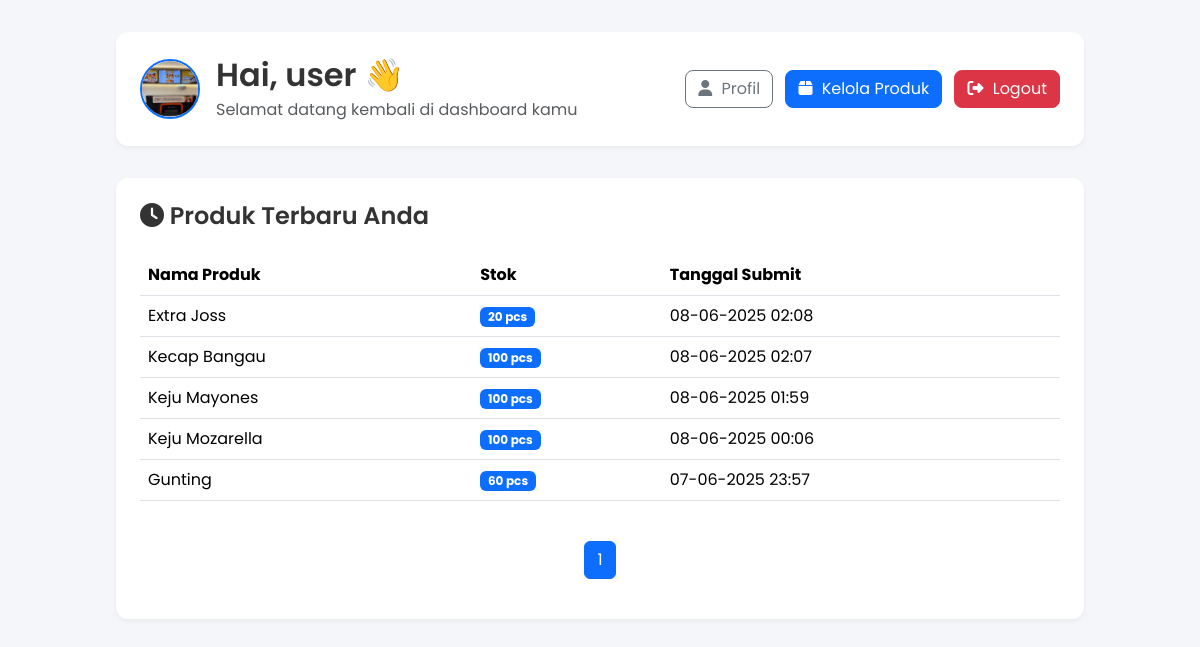
The app's page /view/user/dashboard.php (signed in) with its own data.
### tables this page shows
CREATE TABLE `users` (
  `id` int(11) NOT NULL,
  `username` varchar(50) NOT NULL,
  `email` varchar(100) NOT NULL,
  `fullname` varchar(100) DEFAULT NULL,
  `photo` varchar(255) DEFAULT NULL,
  `password` varchar(255) NOT NULL,
  `role` enum('admin','user') DEFAULT 'user',
  `created_at` timestamp NOT NULL DEFAULT current_timestamp()
);

CREATE TABLE `products` (
  `id` int(11) NOT NULL,
  `user_id` int(11) DEFAULT NULL,
  `kode_barang` varchar(50) NOT NULL,
  `name` varchar(100) NOT NULL,
  `description` text DEFAULT NULL,
  `price` decimal(10,2) NOT NULL,
  `stock` int(11) NOT NULL DEFAULT 0,
  `location` varchar(100) DEFAULT NULL,
  `category_id` int(11) DEFAULT NULL,
  `location_rack` varchar(100) DEFAULT NULL,
  `rack_location` varchar(100) DEFAULT NULL,
  `image` varchar(255) DEFAULT NULL,
  `date_in` date DEFAULT curdate(),
  `date_out` date DEFAULT NULL,
  `created_at` timestamp NOT NULL DEFAULT current_timestamp(),
  `updated_at` timestamp NOT NULL DEFAULT current_timestamp() ON UPDATE current_timestamp(),
  `status` varchar(20) NOT NULL DEFAULT 'draft',
  `is_deleted` tinyint(1) DEFAULT 0
);

### view/user/dashboard.php (the view, shortened to what this page needs)
<?php
include '../../includes/database.php';
$user_id = $_SESSION['user_id'];
$user_query = "SELECT username, photo FROM users WHERE id = $user_id LIMIT 1";
$user_result = mysqli_query($conn, $user_query);
$user_data = mysqli_fetch_assoc($user_result);
$limit = 5;
$page = isset($_GET['page']) ? (int) $_GET['page'] : 1;
$start = ($page - 1) * $limit;
$query = "SELECT * FROM products WHERE user_id = $user_id ORDER BY created_at DESC LIMIT $start, $limit";
$result = mysqli_query($conn, $query);
$countQuery = "SELECT COUNT(*) AS total FROM products WHERE user_id = $user_id";
$countResult = mysqli_query($conn, $countQuery);
$totalData = mysqli_fetch_assoc($countResult)['total'];
$totalPages = ceil($totalData / $limit);
?>
<!DOCTYPE html>
<html lang="id">
<head>
    <link href="https://cdn.jsdelivr.net/npm/bootstrap@5.3.3/dist/css/bootstrap.min.css" rel="stylesheet">
    <link href="https://cdnjs.cloudflare.com/ajax/libs/font-awesome/6.4.0/css/all.min.css" rel="stylesheet">
</head>
<body>
    <div class="dashboard-container">
        <div class="header-box d-flex align-items-center justify-content-between flex-wrap">
            <div class="d-flex align-items-center">
                <?php
                $photo_path = '../../uploads/profile/' . ($user_data['photo'] ?: 'default-profile.png');
                ?>
                <img src="<?= htmlspecialchars($photo_path); ?>" alt="Foto Profil" class="profile-photo">
                <div>
                    <h2 class="mb-0">Hai, <?= htmlspecialchars($user_data['username']); ?> 👋</h2>
                    <p class="text-muted mb-0 mt-1">Selamat datang kembali di dashboard kamu</p>
                </div>
            </div>
            <div class="mt-3 mt-md-0">
                <a href="profil.php" class="btn btn-outline-secondary me-2"><i class="fas fa-user"></i> Profil</a>
                <a href="produk.php" class="btn btn-primary me-2"><i class="fas fa-box"></i> Kelola Produk</a>
                <a href="logout.php" class="btn btn-danger"><i class="fas fa-sign-out-alt"></i> Logout</a>
            </div>
        </div>
        <div class="table-container">
            <h4 class="mb-4"><i class="fas fa-clock"></i> Produk Terbaru Anda</h4>
            <?php if (mysqli_num_rows($result) > 0): ?>
                <div class="table-responsive">
                    <table class="table table-hover align-middle">
                        <thead>
                            <tr>
                                <th>Nama Produk</th>
                                <th>Stok</th>
                                <th>Tanggal Submit</th>
                            </tr>
                        </thead>
                        <tbody>
                            <?php while ($produk = mysqli_fetch_assoc($result)): ?>
                                <tr>
                                    <td><?= htmlspecialchars($produk['name']) ?></td>
                                    <td><span class="badge bg-primary"><?= $produk['stock'] ?> pcs</span></td>
                                    <td><?= date('d-m-Y H:i', strtotime($produk['created_at'])) ?></td>
                                </tr>
                            <?php endwhile; ?>
                        </tbody>
                    </table>
                </div>
                <nav class="mt-4">
                    <ul class="pagination justify-content-center">
                        <?php for ($i = 1; $i <= $totalPages; $i++): ?>
                            <li class="page-item <?= ($i == $page) ? 'active' : '' ?>">
                                <a class="page-link" href="?page=<?= $i; ?>"><?= $i; ?></a>
                            </li>
                        <?php endfor; ?>
                    </ul>
                </nav>
            <?php else: ?>
                <div class="alert alert-info text-center">
                    <i class="fas fa-info-circle me-2"></i> Belum ada produk yang dikirim. Yuk tambah produk pertama kamu!
                </div>
            <?php endif; ?>
        </div>
    </div>
</body>
</html>

### view/user/dashboard.php (style rules this page uses)
body { font-family: 'Poppins', sans-serif; background-color: #f4f6f9; color: #333; }
.dashboard-container { max-width: 1000px; margin: 2rem auto; padding: 0 1rem; }
.profile-photo { width: 60px; height: 60px; object-fit: cover; border-radius: 50%; border: 2px solid #0d6efd; margin-right: 1rem; }
.header-box { background: #fff; padding: 1.5rem; border-radius: 12px; box-shadow: 0 2px 4px rgba(0, 0, 0, 0.05); margin-bottom: 2rem; }
.btn { border-radius: 8px; }
.btn i { margin-right: 5px; }
.table-container { background: #fff; border-radius: 12px; padding: 1.5rem; box-shadow: 0 2px 4px rgba(0, 0, 0, 0.05); }
.table thead { background-color: #e9f1ff; color: #0d6efd; }
.pagination .page-link { color: #0d6efd; border-radius: 6px; }
.pagination .page-item.active .page-link { background-color: #0d6efd; border-color: #0d6efd; color: #fff; }
h2, h4 { font-weight: 600; }

### records on screen
users: photo (picture), username "user"
products: name "Extra Joss", stock "20", created_at "08-06-2025 02:08"
products: name "Kecap Bangau", stock "100", created_at "08-06-2025 02:07"
products: name "Keju Mayones", stock "100", created_at "08-06-2025 01:59"
products: name "Keju Mozarella", stock "100", created_at "08-06-2025 00:06"
products: name "Gunting", stock "60", created_at "07-06-2025 23:57"
